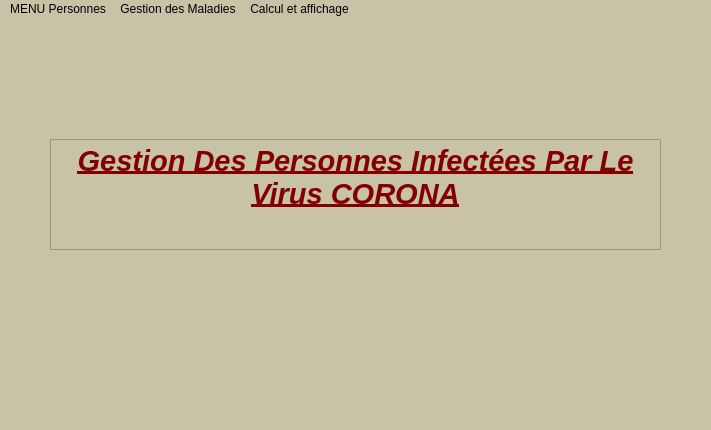
<?xml version="1.0" encoding="UTF-8"?>
<ui version="4.0">
 <class>MainWindow</class>
 <widget class="QMainWindow" name="MainWindow">
  <property name="geometry">
   <rect>
    <x>0</x>
    <y>0</y>
    <width>711</width>
    <height>430</height>
   </rect>
  </property>
  <property name="windowTitle">
   <string>MainWindow</string>
  </property>
  <property name="styleSheet">
   <string notr="true">background-color : rgb(200, 194, 167)</string>
  </property>
  <widget class="QWidget" name="centralwidget">
   <widget class="QTextBrowser" name="textBrowser">
    <property name="geometry">
     <rect>
      <x>50</x>
      <y>120</y>
      <width>611</width>
      <height>111</height>
     </rect>
    </property>
    <property name="html">
     <string>&lt;!DOCTYPE HTML PUBLIC &quot;-//W3C//DTD HTML 4.0//EN&quot; &quot;http://www.w3.org/TR/REC-html40/strict.dtd&quot;&gt;
&lt;html&gt;&lt;head&gt;&lt;meta name=&quot;qrichtext&quot; content=&quot;1&quot; /&gt;&lt;style type=&quot;text/css&quot;&gt;
p, li { white-space: pre-wrap; }
&lt;/style&gt;&lt;/head&gt;&lt;body style=&quot; font-family:'MS Shell Dlg 2'; font-size:7.8pt; font-weight:400; font-style:normal;&quot;&gt;
&lt;p align=&quot;center&quot; style=&quot; margin-top:12px; margin-bottom:12px; margin-left:0px; margin-right:0px; -qt-block-indent:0; text-indent:0px;&quot;&gt;&lt;span style=&quot; font-family:'Segoe UI'; font-size:22pt; font-weight:600; font-style:italic; text-decoration: underline; color:#830000;&quot;&gt;Gestion Des Personnes Infectées Par Le Virus CORONA&lt;/span&gt;&lt;/p&gt;&lt;/body&gt;&lt;/html&gt;</string>
    </property>
   </widget>
   <widget class="QLabel" name="label">
    <property name="geometry">
     <rect>
      <x>590</x>
      <y>0</y>
      <width>101</width>
      <height>101</height>
     </rect>
    </property>
    <property name="styleSheet">
     <string notr="true">background-color : rgb(200, 194, 167)</string>
    </property>
    <property name="text">
     <string/>
    </property>
    <property name="pixmap">
     <pixmap>../images-removebg-preview.png</pixmap>
    </property>
    <property name="scaledContents">
     <bool>true</bool>
    </property>
   </widget>
   <widget class="QLabel" name="label_2">
    <property name="geometry">
     <rect>
      <x>220</x>
      <y>250</y>
      <width>271</width>
      <height>121</height>
     </rect>
    </property>
    <property name="text">
     <string/>
    </property>
    <property name="pixmap">
     <pixmap>../covid-19-4960254_1920-1030x554.png</pixmap>
    </property>
    <property name="scaledContents">
     <bool>true</bool>
    </property>
   </widget>
   <widget class="QLabel" name="label_3">
    <property name="geometry">
     <rect>
      <x>10</x>
      <y>0</y>
      <width>121</width>
      <height>111</height>
     </rect>
    </property>
    <property name="text">
     <string/>
    </property>
    <property name="pixmap">
     <pixmap>../ISIMM-removebg-preview.png</pixmap>
    </property>
    <property name="scaledContents">
     <bool>true</bool>
    </property>
   </widget>
  </widget>
  <widget class="QMenuBar" name="menubar">
   <property name="geometry">
    <rect>
     <x>0</x>
     <y>0</y>
     <width>711</width>
     <height>26</height>
    </rect>
   </property>
   <widget class="QMenu" name="menuFile">
    <property name="title">
     <string>MENU Personnes</string>
    </property>
    <widget class="QMenu" name="menuMise_a_jour">
     <property name="title">
      <string>Mise a jour </string>
     </property>
     <widget class="QMenu" name="menu_Modifier_Personne">
      <property name="title">
       <string> Modifier Personne</string>
      </property>
      <addaction name="actionTelephone_2"/>
      <addaction name="action_Adresse_2"/>
     </widget>
     <widget class="QMenu" name="menu_Supprimer_Personne">
      <property name="title">
       <string> Supprimer Personne</string>
      </property>
      <addaction name="action_Suppression_Personne_Donne"/>
      <addaction name="action_Suppression_Des_Personnes_d_une_natonalite_donnee"/>
      <addaction name="action_Suppression_des_personnes_d_un_indicatif_donne_telephone"/>
     </widget>
     <addaction name="btn_ajouter"/>
     <addaction name="menu_Supprimer_Personne"/>
     <addaction name="menu_Modifier_Personne"/>
    </widget>
    <widget class="QMenu" name="menuRecherche_et_Affichage">
     <property name="title">
      <string>Recherche et Affichage</string>
     </property>
     <addaction name="btn_all"/>
     <addaction name="btn_search_tel"/>
     <addaction name="btn_indicatif"/>
     <addaction name="btn_nationalit"/>
     <addaction name="btn_D"/>
     <addaction name="btn_ND"/>
    </widget>
    <addaction name="menuMise_a_jour"/>
    <addaction name="menuRecherche_et_Affichage"/>
   </widget>
   <widget class="QMenu" name="menuGestion_des_Maladies">
    <property name="title">
     <string>Gestion des Maladies</string>
    </property>
    <widget class="QMenu" name="menu_Mise_A_jour">
     <property name="title">
      <string> Mise a jour</string>
     </property>
     <widget class="QMenu" name="menu_Modifier_les_Donner_d_une_maladie">
      <property name="title">
       <string> Modifier les Donner d'une maladie</string>
      </property>
      <addaction name="action_Nombre_d_annees"/>
      <addaction name="action_Modifier_deces_de_0_a_1"/>
     </widget>
     <addaction name="btn_ajoutMaladie"/>
     <addaction name="action_Supprimer_une_Maladie"/>
     <addaction name="menu_Modifier_les_Donner_d_une_maladie"/>
    </widget>
    <widget class="QMenu" name="menu_Reacherche_affichage">
     <property name="title">
      <string> Reacherche , affichage</string>
     </property>
     <addaction name="actionContenu_du_dictionnaire_maladies"/>
     <addaction name="actionRecherche_par_une_maladie"/>
     <addaction name="actionRecherche_maladies_d_une_personne"/>
     <addaction name="actionRecherche_le_pourcentage_de_chaque_maladie"/>
     <addaction name="actionRecherche_maladies_de_chaque_personne"/>
    </widget>
    <addaction name="menu_Mise_A_jour"/>
    <addaction name="menu_Reacherche_affichage"/>
   </widget>
   <widget class="QMenu" name="menuCalcul_et_affichage">
    <property name="title">
     <string>Calcul et affichage</string>
    </property>
    <addaction name="action_afficher_par_nationalite"/>
    <addaction name="action_Personne_en_quarantaine"/>
    <addaction name="action_Personnes_Decedes"/>
    <addaction name="action_Personnes_A_risque"/>
   </widget>
   <addaction name="menuFile"/>
   <addaction name="menuGestion_des_Maladies"/>
   <addaction name="menuCalcul_et_affichage"/>
  </widget>
  <widget class="QStatusBar" name="statusbar"/>
  <action name="actionAffichage">
   <property name="text">
    <string>Affichage</string>
   </property>
  </action>
  <action name="actionAjouter_personne">
   <property name="text">
    <string>Ajouter personne</string>
   </property>
  </action>
  <action name="actionSuppression_personne_Donne">
   <property name="text">
    <string>Suppression personne Donne</string>
   </property>
  </action>
  <action name="actionSuppression_des_Personnes_d_une_Nationalite_Donnes">
   <property name="text">
    <string>Suppression des Personnes d'une Nationalite Donnes </string>
   </property>
  </action>
  <action name="actionSuppression_des_Personnes_D_un_indicatif_donne_Telephone">
   <property name="text">
    <string>Suppression des Personnes D'un indicatif donne(Telephone)</string>
   </property>
  </action>
  <action name="actionTelephone">
   <property name="text">
    <string>Telephone</string>
   </property>
  </action>
  <action name="action_Adresse">
   <property name="text">
    <string> Adresse</string>
   </property>
  </action>
  <action name="actionContenu_du_dictionnaire_personne">
   <property name="text">
    <string>Contenu du dictionnaire personne</string>
   </property>
  </action>
  <action name="actionRecherche_par_num_ro_t_l_phone">
   <property name="text">
    <string>Recherche par numéro téléphone</string>
   </property>
  </action>
  <action name="btn_all">
   <property name="text">
    <string>Contenu du dictionnaire personne</string>
   </property>
  </action>
  <action name="btn_search_tel">
   <property name="text">
    <string>Recherche par numéro téléphone</string>
   </property>
  </action>
  <action name="btn_indicatif">
   <property name="text">
    <string>Recherche par indicatif</string>
   </property>
  </action>
  <action name="btn_nationalit">
   <property name="text">
    <string>Recherche par nationalité</string>
   </property>
  </action>
  <action name="btn_D">
   <property name="text">
    <string>Recherche des personnes décédés</string>
   </property>
  </action>
  <action name="btn_ND">
   <property name="text">
    <string>Recherche des personnes non décédés</string>
   </property>
  </action>
  <action name="actionTelephone_2">
   <property name="text">
    <string>Telephone</string>
   </property>
  </action>
  <action name="action_Adresse_2">
   <property name="text">
    <string> Adresse</string>
   </property>
  </action>
  <action name="action_Suppression_Personne_Donne">
   <property name="text">
    <string> Suppression Personne Donne</string>
   </property>
  </action>
  <action name="action_Suppression_Des_Personnes_d_une_natonalite_donnee">
   <property name="text">
    <string> Suppression Des Personnes d'une natonalite donnee</string>
   </property>
  </action>
  <action name="action_Suppression_des_personnes_d_un_indicatif_donne_telephone">
   <property name="text">
    <string> Suppression des personnes d'un indicatif donne(telephone)</string>
   </property>
  </action>
  <action name="btn_ajoutMaladie">
   <property name="text">
    <string>Ajouter une nouvelle maladie</string>
   </property>
  </action>
  <action name="action_Supprimer_une_Maladie">
   <property name="text">
    <string> Supprimer une Maladie</string>
   </property>
  </action>
  <action name="action_Nombre_d_annees">
   <property name="text">
    <string> Nombre d'annees</string>
   </property>
  </action>
  <action name="action_Modifier_deces_de_0_a_1">
   <property name="text">
    <string> Modifier deces(de 0 a 1)</string>
   </property>
  </action>
  <action name="actionContenu_du_dictionnaire_maladies">
   <property name="text">
    <string>Contenu du dictionnaire maladies</string>
   </property>
  </action>
  <action name="actionRecherche_par_une_maladie">
   <property name="text">
    <string>Recherche par une maladie</string>
   </property>
  </action>
  <action name="actionRecherche_maladies_d_une_personne">
   <property name="text">
    <string>Recherche maladies d'une personne</string>
   </property>
  </action>
  <action name="actionRecherche_le_pourcentage_de_chaque_maladie">
   <property name="text">
    <string>Recherche le pourcentage de chaque maladie</string>
   </property>
  </action>
  <action name="actionRecherche_maladies_de_chaque_personne">
   <property name="text">
    <string>Recherche maladies de chaque personne</string>
   </property>
  </action>
  <action name="action_afficher_par_nationalite">
   <property name="text">
    <string> afficher par nationalite</string>
   </property>
  </action>
  <action name="action_Personne_en_quarantaine">
   <property name="text">
    <string> Personne en quarantaine</string>
   </property>
  </action>
  <action name="action_Personnes_Decedes">
   <property name="text">
    <string> Personnes Decedes</string>
   </property>
  </action>
  <action name="action_Personnes_A_risque">
   <property name="text">
    <string> Personnes A risque</string>
   </property>
  </action>
  <action name="btn_ajouter">
   <property name="text">
    <string>Ajouter Personner</string>
   </property>
  </action>
  <action name="actionEnreg_fichier_PERSONNE">
   <property name="text">
    <string>Enreg fichier PERSONNE</string>
   </property>
  </action>
  <action name="actionR_cup_fichier_PERSONNE">
   <property name="text">
    <string>Récup fichier PERSONNE</string>
   </property>
  </action>
  <action name="actionEnreg_fichier_MALADIE">
   <property name="text">
    <string>Enreg fichier MALADIE</string>
   </property>
  </action>
  <action name="actionR_cup_fichier_MALADIE">
   <property name="text">
    <string>Récup fichier MALADIE</string>
   </property>
  </action>
 </widget>
 <resources/>
 <connections/>
</ui>
